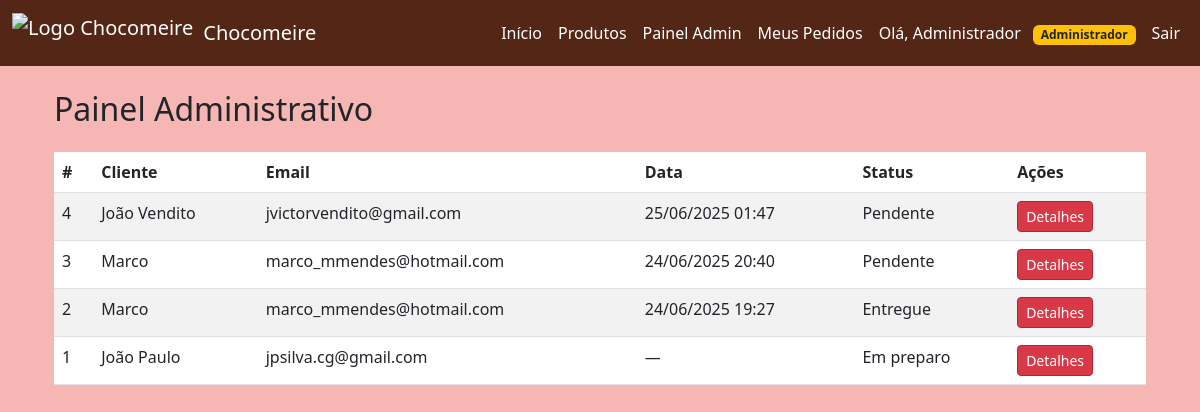
Page /admin (signed in) on the earlier database version.
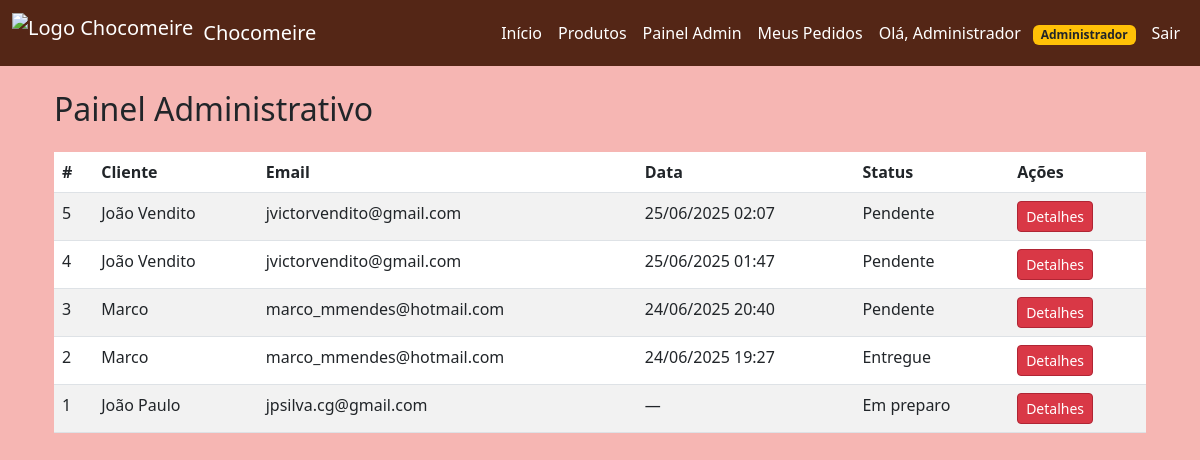
Same page on the later database version.
### models/pedido.py (models this page shows, shortened)
class Pedido(db.Model):
    id = db.Column(db.Integer, primary_key=True)
    cliente_id = db.Column(db.Integer, db.ForeignKey('cliente.id'), nullable=False)
    cliente = db.relationship('Cliente', backref='pedidos')  # ✅ relacionamento com cliente
    status = db.Column(db.String(50), default="Pendente")
    data_criacao = db.Column(db.DateTime, default=datetime.utcnow)  # ✅ campo de data
    itens = db.relationship('ItemPedido', backref='pedido', lazy=True, cascade="all, delete-orphan")

### models/cliente.py (models this page shows, shortened)
class Cliente(db.Model):
    id = db.Column(db.Integer, primary_key=True)
    nome = db.Column(db.String(100), nullable=False)
    email = db.Column(db.String(100), unique=True, nullable=False)

### app.py (the view)
@app.route('/admin')
def admin_dashboard():
    if not is_admin():
        flash("Acesso restrito ao administrador!", "error")
        return redirect(url_for('home'))
    pedidos = Pedido.query.order_by(Pedido.id.desc()).all()
    return render_template("admin.html", usuario=get_usuario_logado(), pedidos=pedidos)

### app.py (called while the page is built)
def get_usuario_logado():
    if 'usuario_id' in session:
        return db.session.get(User, session['usuario_id'])
    return None

def is_admin():
    usuario = get_usuario_logado()
    return usuario and getattr(usuario, "is_admin", False)

### templates/admin.html
{% extends 'base.html' %}
{% block content %}
<div class="container mt-4">
  <h2>Painel Administrativo</h2>
  {% if pedidos %}
  <table class="table table-striped mt-4">
    <thead>
      <tr>
        <th>#</th>
        <th>Cliente</th>
        <th>Email</th>
        <th>Data</th>
        <th>Status</th>
        <th>Ações</th>
      </tr>
    </thead>
    <tbody>
      {% for pedido in pedidos %}
      <tr>
        <td>{{ pedido.id }}</td>
        <td>{{ pedido.cliente.nome }}</td>
        <td>{{ pedido.cliente.email }}</td>
        <td>{{ pedido.data_criacao.strftime('%d/%m/%Y %H:%M') if pedido.data_criacao else '—' }}</td>
        <td>{{ pedido.status if pedido.status else 'Pendente' }}</td>
        <td>
          <a href="{{ url_for('admin_detalhes_pedido', pedido_id=pedido.id) }}" class="btn btn-sm btn-primary">Detalhes</a>
        </td>
      </tr>
      {% endfor %}
    </tbody>
  </table>
  {% else %}
  <p>Nenhum pedido registrado até o momento.</p>
  {% endif %}
</div>
{% endblock %}

Differences in the rows shown:
added Pedido: id "5", cliente.nome "João Vendito", cliente.email "jvictorvendito@gmail.com", data_criacao "25/06/2025 02:07", status "Pendente"
